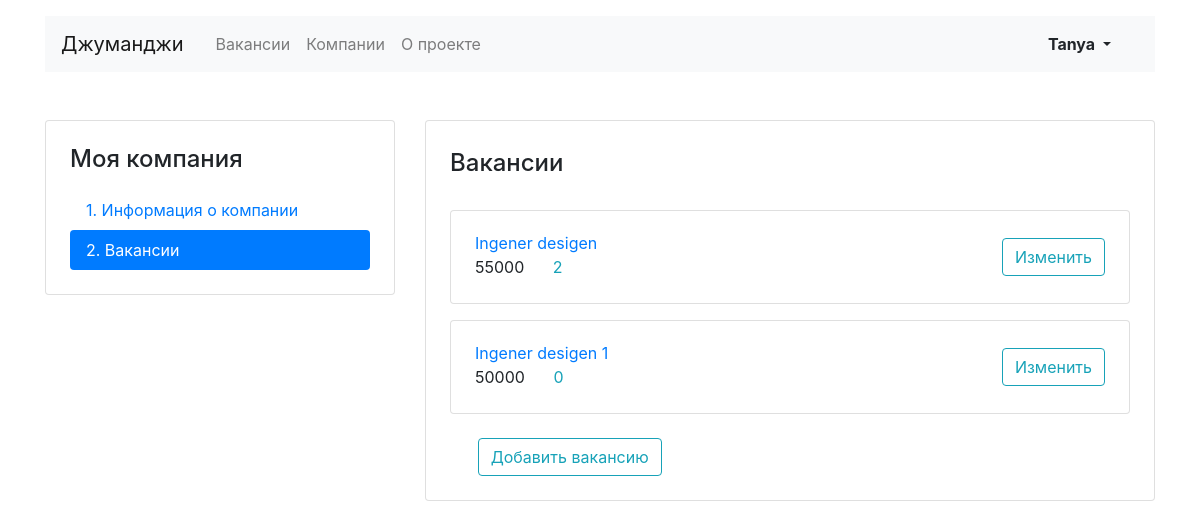
The app's page /mycompany/vacancies (signed in) with its own data.
### vacancies/models.py (models this page shows, shortened)
class Vacancy(models.Model):
    title = models.CharField(max_length=100)    # Название вакансии
    specialty = models.ForeignKey(
        Specialty,
        related_name="vacancies",
        on_delete=models.CASCADE
    )
    salary_min = models.IntegerField()  # Зарплата от
    salary_max = models.IntegerField()  # Зарплата до
    skills = models.CharField(max_length=300,
                              blank=True)  # Навыки
    description = models.TextField(max_length=500,
                                   blank=True)  # Текст
    company = models.ForeignKey(Company,
                                related_name="vacancies",
                                on_delete=models.CASCADE
                                )
    published_at = models.DateField()   # Опубликовано

### vacancies/views.py (the view)
# urls.py: path('mycompany/vacancies', MyVacanciesView.as_view(),
class MyVacanciesView(View):
    def get(self, request, *args, **kwargs):
        company = Company.objects.filter(owner=request.user).first()
        vacancies = company.vacancies.annotate(count=Count('applications'))\
            .all()
        if len(vacancies) == 0:
            return render(
                request,
                'vacancy-list.html',
                context={
                    'title': 'У вас пока нет вакансий,'
                             ' но вы можете создать первую!',
                    'number_vacancies': len(vacancies),
                }
            )
        else:
            return render(
                request,
                'vacancy-list.html',
                context={
                    'companies': company,
                    'vacancies': vacancies,
                    'title': '',
                    'number_vacancies': len(vacancies),
                }
            )

### vacancies/templates/vacancy-list.html (shortened to what this page needs)
{% extends 'base.html' %}
{% block container %}
  <main class="container mt-3 pb-5">
    <div class="row mt-5">
      <div class="col-12 col-lg-4">
        <aside class="pt-3 pb-4 px-4 mb-5 card">
          <h1 class="h4 pt-2 pb-2">Моя компания</h1>
          <div class="nav flex-column nav-pills" id="v-pills-tab" role="tablist" aria-orientation="vertical">
            <a class="nav-link" href="{% url 'my_company' %}">1. Информация о&nbsp;компании</a>
            <a class="nav-link active" href="{% url 'mycompany_vac' %}">2. Вакансии</a>
          </div>
        </aside>
      </div>
      <div class="col-12 col-lg-8">
        <div class="card">
          <div class="card-body px-4 pb-4">
            <section class="tab-pane fade show active">
              <h2 class="h4 pt-2 pb-3">Вакансии</h2>
              {% for vacancy in vacancies %}
              <div class="card mt-3">
                <div class="card-body px-4">
                  <div class="row align-items-center">
                    <div class="col-6 col-lg-8">
                      <a href="/vacancies/{{ vacancy.id }}" class="mb-1">{{ vacancy.title }} </a>
                      <p class="mb-1">
                        <span class="mr-4">{{ vacancy.salary_max }}</span>
                        <a href="/vacancies/{{ vacancy.id }}" class="text-info">{{ vacancy.count }}</a>
                      </p>
                    </div>
                    <div class="col-6 col-lg-4 text-right">
                      <a href="vacancies/{{ vacancy.id }}" class="btn btn-outline-info">Изменить</a>
                    </div>
                  </div>
                </div>
              </div>
              {% endfor %}
              <div class="col-lg-4 pt-4 text-right">
                <a href="{% url 'my_vacancy_cr' %}" class="btn btn-outline-info">Добавить вакансию</a>
              </div>
            </section>
          </div>
        </div>
      </div>
    </div>
  </main>
{% endblock %}

### vacancies/templates/base.html (shortened to what this page needs)
<!DOCTYPE html>
<html lang="ru">
<head>
  <link rel="stylesheet" href="https://stackpath.bootstrapcdn.com/bootstrap/4.3.1/css/bootstrap.min.css">
</head>
<body>
  <header class="container mt-3">
    <nav class="navbar navbar-expand-lg navbar-light bg-light">
      <a class="navbar-brand mr-4" href="/">Джуманджи</a>
      <div class="collapse navbar-collapse justify-content-between" id="navbarNav">
        <ul class="navbar-nav col-10">
          <li class="nav-item">
            <a class="nav-link" href="/vacancies/">Вакансии</a>
          </li>
          <li class="nav-item">
            <a class="nav-link" href="companies/1">Компании</a>
          </li>
          <li class="nav-item">
            <a class="nav-link" href="#">О проекте</a>
          </li>
        </ul>
        <ul class="navbar-nav col-2 justify-content-end">
          <li class="nav-item active">
            {% if user.is_authenticated %}
              <div class="btn-group">
                <button type="button" class="btn dropdown-toggle font-weight-bold" data-toggle="dropdown" aria-haspopup="true" aria-expanded="false">
                  {{ user.username }}
                </button>
              </div>
            {% else %}
              <a href="{% url 'login' %}" class="nav-link font-weight-bold">Вход</a>
            {% endif %}
          </li>
        </ul>
      </div>
    </nav>
  </header>
      {% block container %} {% endblock %}
</body>
</html>

### records on screen
Vacancy: title "Ingener desigen", salary_max "55000", count "2"
Vacancy: title "Ingener desigen 1", salary_max "50000", count "0"

### other values on screen
{{ user.username }} "Tanya"
